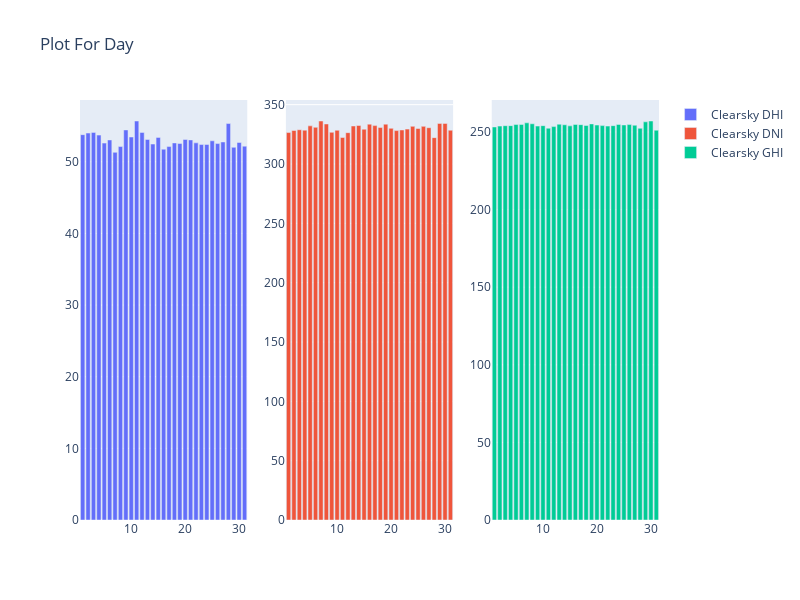

This figure's notebook cell:
### Code cell
df=data.groupby('Day').mean()
df['Day'] = df.index
fig = make_subplots(rows=1, cols=3)

fig.add_trace(go.Bar(x=df['Day'], y=df['Clearsky DHI'],name='Clearsky DHI'),
              1, 1)

fig.add_trace(go.Bar(x=df['Day'], y=df['Clearsky DNI'],name='Clearsky DNI'),
              1, 2)

fig.add_trace(go.Bar(x=df['Day'], y=df['Clearsky GHI'],name='Clearsky GHI'),
              1, 3)

fig.update_layout(height=600, width=800, title_text="Plot For Day")
fig.show()

### Figure 1 — Plotly figure (JSON) as saved in the notebook; plotly's stock layout.template omitted (floating-point values rounded to 4 significant figures)
{"data": [{"name": "Clearsky DHI", "type": "bar", "x": [1, 2, 3, 4, 5, 6, 7, 8, 9, 10, 11, 12, 13, 14, 15, 16, 17, 18, 19, 20, 21, 22, 23, 24, 25, 26, 27, 28, 29, 30, 31], "xaxis": "x", "y": [53.78, 54.01, 54.1, 53.72, 52.61, 53.05, 51.32, 52.12, 54.45, 53.46, 55.69, 54.1, 53.12, 52.48, 53.4, 51.76, 52.12, 52.63, 52.55, 53.12, 53.05, 52.64, 52.4, 52.41, 52.93, 52.54, 52.77, 55.34, 52.02, 52.7, 52.18], "yaxis": "y"}, {"name": "Clearsky DNI", "type": "bar", "x": [1, 2, 3, 4, 5, 6, 7, 8, 9, 10, 11, 12, 13, 14, 15, 16, 17, 18, 19, 20, 21, 22, 23, 24, 25, 26, 27, 28, 29, 30, 31], "xaxis": "x2", "y": [326.5, 328.2, 328.8, 328.5, 332.1, 330.9, 336.2, 333.7, 326.7, 328.4, 322.3, 326.4, 332.0, 332.4, 329.3, 333.6, 332.3, 330.7, 333.6, 330.0, 328.1, 328.7, 329.4, 331.7, 329.9, 331.7, 330.6, 322.2, 334.2, 334.2, 328.5], "yaxis": "y2"}, {"name": "Clearsky GHI", "type": "bar", "x": [1, 2, 3, 4, 5, 6, 7, 8, 9, 10, 11, 12, 13, 14, 15, 16, 17, 18, 19, 20, 21, 22, 23, 24, 25, 26, 27, 28, 29, 30, 31], "xaxis": "x3", "y": [253.2, 253.8, 254.0, 254.1, 254.8, 254.9, 255.9, 255.3, 253.8, 254.1, 252.4, 253.5, 255.0, 254.6, 253.9, 254.9, 254.7, 254.2, 255.2, 254.5, 254.1, 253.8, 254.1, 254.9, 254.5, 254.8, 254.3, 252.4, 256.5, 257.1, 251.2], "yaxis": "y3"}], "layout": {"height": 600, "title": {"text": "Plot For Day"}, "width": 800, "xaxis": {"anchor": "y", "domain": [0, 0.2889]}, "xaxis2": {"anchor": "y2", "domain": [0.3556, 0.6444]}, "xaxis3": {"anchor": "y3", "domain": [0.7111, 1]}, "yaxis": {"anchor": "x", "domain": [0, 1]}, "yaxis2": {"anchor": "x2", "domain": [0, 1]}, "yaxis3": {"anchor": "x3", "domain": [0, 1]}}}
